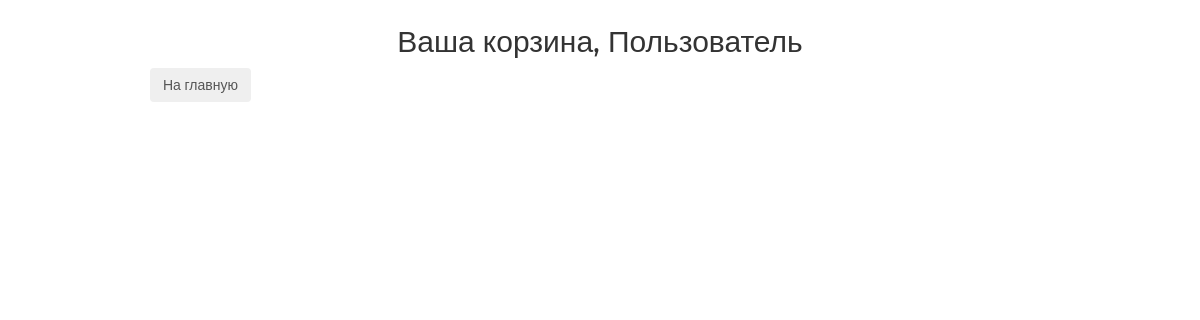
Before: /basket/ with the older database file.
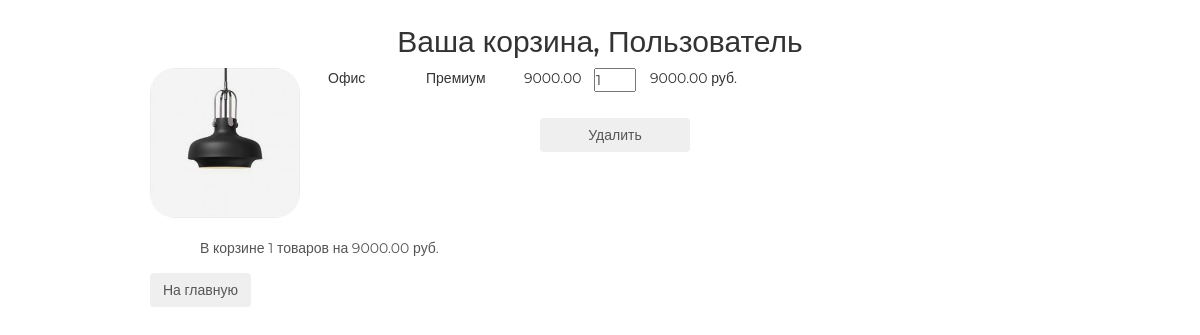
After: the same page with the newer database file.
### basketapp/models.py (models this page shows, shortened)
class Basket(models.Model):
    user = models.ForeignKey(settings.AUTH_USER_MODEL, on_delete=models.CASCADE, related_name='basket')
    product = models.ForeignKey(Product, on_delete=models.CASCADE)
    quantity = models.PositiveSmallIntegerField(verbose_name='Количество', default=0)
    add_datetime = models.DateTimeField(auto_now_add=True, verbose_name='Время')
    @property
    def product_cost(self):
        return self.product.price * self.quantity
    @property
    def total_quantity(self):
        _items = Basket.objects.filter(user=self.user)
        _total_quantity = sum(list(map(lambda x: x.quantity, _items)))
        return _total_quantity
    @property
    def total_cost(self):
        _items = Basket.objects.filter(user=self.user)
        _total_cost = sum(list(map(lambda x: x.product_cost, _items)))
        return _total_cost

### mainapp/models.py (models this page shows, shortened)
class Product(models.Model):
    category = models.ForeignKey(ProductCategory, on_delete=models.CASCADE)
    name = models.CharField(max_length=128, verbose_name='Имя')
    image = models.ImageField(upload_to='products_images', blank=True)
    short = models.CharField(max_length=64, verbose_name='Краткое описание', blank=True)
    description = models.TextField(verbose_name='Описание', blank=True)
    price = models.DecimalField(verbose_name='Цена', max_digits=8, decimal_places=2, default=0)
    quantity = models.PositiveSmallIntegerField(verbose_name='Количество на складе', default=0)
    is_active = models.BooleanField(verbose_name='активность', default=True)

class ProductCategory(models.Model):
    name = models.CharField(max_length=64, unique=True, verbose_name='имя')
    description = models.TextField(verbose_name='Описание', blank=True)
    is_active = models.BooleanField(verbose_name='активность', default=True)

### authapp/models.py (models this page shows, shortened)
class ShopUser(AbstractUser):
    avatar = models.ImageField(upload_to= 'users_avatars', blank=True)
    age = models.PositiveSmallIntegerField(verbose_name='Возраст', default=18)
    activation_key = models.CharField(max_length=128, blank=True)
    activation_key_expires = models.DateTimeField(auto_now_add=True, blank=True, null=True)

### basketapp/views.py (the view)
# urls.py: path('', basketapp.BasketView.as_view(), name='basket'),
class BasketView(ListView):
    model = Basket
    template_name = 'basketapp/basket.html'

### mainapp/context_processors.py (called while the page is built)
def basket(request):
    basket_list = []
    if request.user.is_authenticated:
        basket_list = Basket.objects.filter(user=request.user)
    return {
        'basket': basket_list
    }

### basketapp/templates/basketapp/basket.html
{% extends 'basketapp/base.html' %}
{% block content %}
    <div class="basket_list">
    {% include 'basketapp/includes/inc_basket_list.html' %}
    </div>
    <button class="btn btn-round">
        <a href="{% url 'main' %}">На главную</a>
    </button>
{% endblock %}

### basketapp/templates/basketapp/includes/inc_basket_list.html
{% for item in object_list %}
            <div class="basket_record">
                <img src="/media/{{ item.product.image }}" alt="">
                <span class="category_name">{{ item.product.category.name }}</span>
                <span class="category_name">{{ item.product.name }}</span>
                <span class="category_name">{{ item.product.price }}</span>
                <input type="number" name="{{ item.pk }}" min="0" value="{{item.quantity}}">
                <span class="product_cost">{{ item.product_cost }} руб.</span>
                <button class="btn btn-round">
                    <a href="{% url 'basket:remove' item.pk %}">Удалить</a>
                </button>
            </div>
        {% endfor %}
        {% if object_list  %}
            <div class="basket_summary">
                В корзине {{ object_list.0.total_quantity }} товаров на {{ object_list.0.total_cost }} руб.
            </div>
        {% endif %}

Changed rows visible on the page:
added Basket: product.image (picture), product.category.name "Офис", product.name "Премиум", product.price "9000.00", quantity "1", product_cost "9000.00", user+quantity "1", user+product+quantity "9000.00"
Other visible differences:
text now shown: "В корзине товаров на руб."
